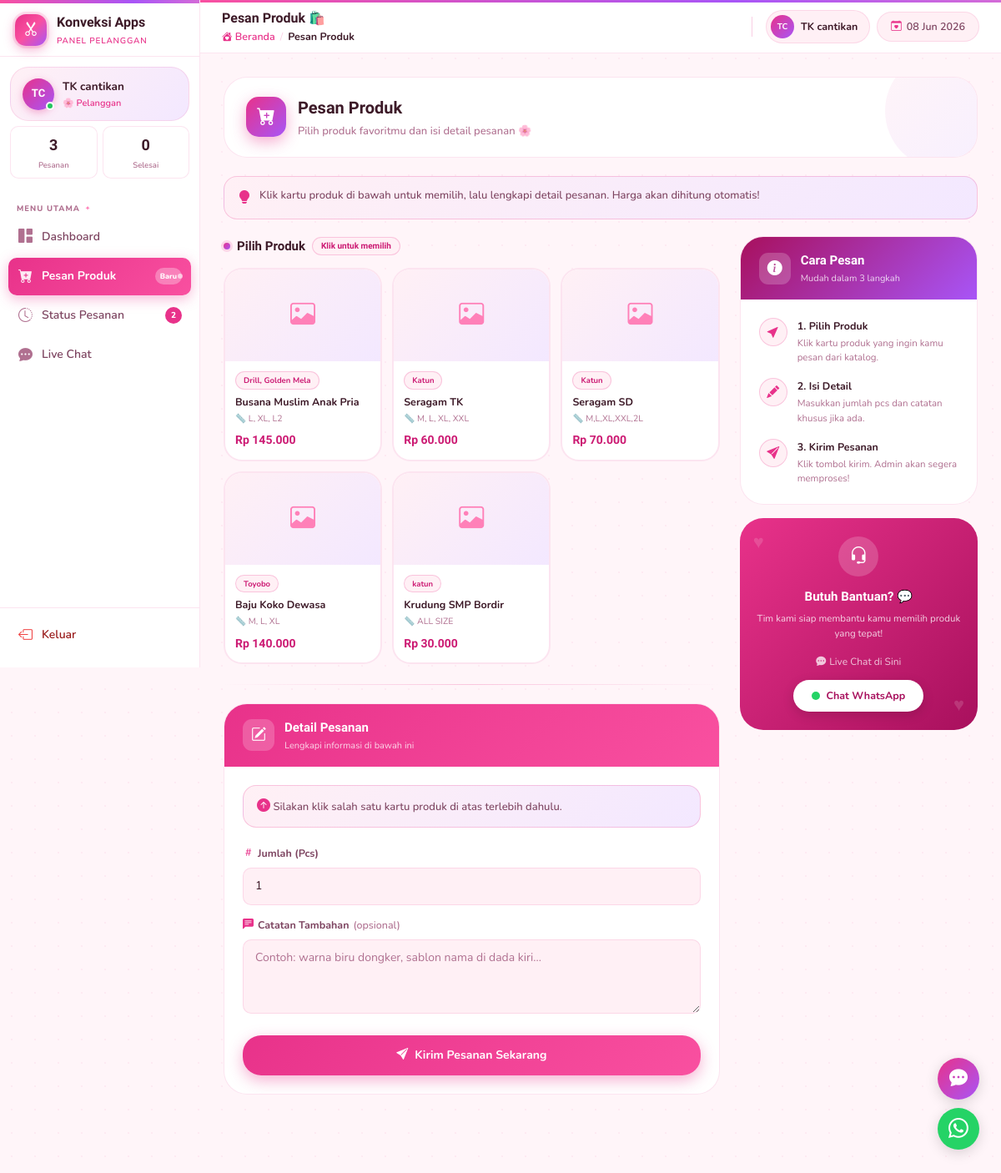
Screenshot of /pelanggan/pesan.php (signed in) with the database file from the repository.
### tables this page shows
CREATE TABLE `produk` (
  `ID_PRODUK` varchar(10) NOT NULL COMMENT 'ID unik untuk produk',
  `NAMA_PRODUK` varchar(25) NOT NULL COMMENT 'Nama produk',
  `JENIS_BAHAN` varchar(25) NOT NULL COMMENT 'Jenis bahan yang digunakan',
  `UKURAN` varchar(100) NOT NULL COMMENT 'Ukuran produk',
  `HARGA` decimal(10,2) NOT NULL COMMENT 'Harga produk'
);

### pelanggan/pesan.php (the view, shortened to what this page needs)
<?php
include "../config/koneksi.php";
$id_pelanggan = $_SESSION['id'];
$nama_user    = $_SESSION['user'];
$inisial      = strtoupper(substr($nama_user, 0, 1));
if (strpos($nama_user, ' ') !== false) {
    $parts   = explode(' ', $nama_user);
    $inisial = strtoupper(substr($parts[0],0,1).substr($parts[1],0,1));
}
$total_pesan   = mysqli_fetch_assoc(mysqli_query($koneksi, "SELECT COUNT(*) AS n FROM pesanan WHERE ID_PELANGGAN='$id_pelanggan'"))['n'];
$total_pending = mysqli_fetch_assoc(mysqli_query($koneksi, "SELECT COUNT(*) AS n FROM pesanan WHERE ID_PELANGGAN='$id_pelanggan' AND STATUS='Pending'"))['n'];
$total_selesai = mysqli_fetch_assoc(mysqli_query($koneksi, "SELECT COUNT(*) AS n FROM pesanan WHERE ID_PELANGGAN='$id_pelanggan' AND STATUS='Selesai'"))['n'];
$produk_query = mysqli_query($koneksi, "SELECT * FROM produk");
$produk_list  = [];
while ($p = mysqli_fetch_assoc($produk_query)) $produk_list[] = $p;
$selected_id = $_GET['id'] ?? '';
?>
<!DOCTYPE html>
<html lang="id">
<head>
<link href="https://cdn.jsdelivr.net/npm/bootstrap-icons@1.11.3/font/bootstrap-icons.css" rel="stylesheet">
<link href="https://cdn.jsdelivr.net/npm/bootstrap@5.3.0/dist/css/bootstrap.min.css" rel="stylesheet">
</head>
<body>
<aside class="sidebar">
    <a href="dashboard.php" class="sb-brand">
        <div class="brand-mark"><i class="bi bi-scissors"></i></div>
        <div><div class="brand-name">Konveksi Apps</div><div class="brand-sub">Panel Pelanggan</div></div>
    </a>
    <div class="sb-profile">
        <div class="owner-av"><?= $inisial ?></div>
        <div style="overflow:hidden;min-width:0">
            <div class="owner-name"><?= htmlspecialchars($nama_user) ?></div>
            <div class="owner-role">🌸 Pelanggan</div>
        </div>
    </div>
    <div class="sb-stats">
        <div class="sb-stat">
            <div class="sb-stat-n"><?= $total_pesan ?></div>
            <div class="sb-stat-l">Pesanan</div>
        </div>
        <div class="sb-stat">
            <div class="sb-stat-n"><?= $total_selesai ?></div>
            <div class="sb-stat-l">Selesai</div>
        </div>
    </div>
    <nav class="sb-nav">
        <div class="nav-group-label">Menu Utama</div>
        <a class="nav-item" href="dashboard.php"><i class="bi bi-grid-1x2-fill"></i> Dashboard</a>
        <a class="nav-item active" href="pesan.php">
            <i class="bi bi-cart-plus-fill"></i> Pesan Produk
            <span class="nav-pill pill-pink" style="font-size:9px;padding:1px 6px">Baru</span>
        </a>
        <a class="nav-item" href="status_pesanan.php">
            <i class="bi bi-clock-history"></i> Status Pesanan
            <?php if ($total_pending > 0): ?>
            <span class="nav-pill pill-pink"><?= $total_pending ?></span>
            <?php endif; ?>
        </a>
        <a class="nav-item" href="chat.php"><i class="bi bi-chat-dots-fill"></i> Live Chat</a>
    </nav>
    <div class="sb-footer">
        <a class="nav-item logout" href="../auth/logout.php"><i class="bi bi-box-arrow-left"></i> Keluar</a>
    </div>
</aside>
<header class="topbar">
    <div class="tb-greeting">
        <div class="tb-hello">Pesan Produk 🛍️</div>
        <div class="tb-breadcrumb">
            <a href="dashboard.php"><i class="bi bi-house-heart-fill"></i> Beranda</a>
            <span class="sep">/</span>
            <span class="cur">Pesan Produk</span>
        </div>
    </div>
    <div class="tb-actions">
        <div class="user-chip">
            <div class="user-chip-av"><?= $inisial ?></div>
            <div>
                <div class="user-chip-name"><?= htmlspecialchars($nama_user) ?></div>
            </div>
        </div>
        <div class="date-pill"><i class="bi bi-calendar-heart"></i> <?= date('d M Y') ?></div>
    </div>
</header>
<main class="main">
<div class="content anim">
    <div class="page-header">
        <div class="ph-icon"><i class="bi bi-cart-plus-fill"></i></div>
        <div style="position:relative;z-index:1">
            <div class="ph-title">Pesan Produk</div>
            <div class="ph-sub">Pilih produk favoritmu dan isi detail pesanan 🌸</div>
        </div>
    </div>
    <div class="tip-box">
        <i class="bi bi-lightbulb-fill"></i>
        <span>Klik kartu produk di bawah untuk memilih, lalu lengkapi detail pesanan. Harga akan dihitung otomatis!</span>
    </div>
    <div class="row g-4">
        <div class="col-lg-8">
            <div class="sec-title">
                <span class="sec-dot"></span> Pilih Produk
                <span class="sec-badge">Klik untuk memilih</span>
            </div>
            <div class="produk-grid" id="produkGrid">
            <?php foreach ($produk_list as $prd):
                $foto_path = "../uploads/produk/" . ($prd['FOTO_PRODUK'] ?? '');
                $ada_foto  = !empty($prd['FOTO_PRODUK']) && file_exists($foto_path);
                $is_sel    = ($selected_id == $prd['ID_PRODUK']) ? 'selected' : '';
            ?>
            <div class="produk-card <?= $is_sel ?>"
                 onclick="pilihProduk('<?= $prd['ID_PRODUK'] ?>','<?= addslashes($prd['NAMA_PRODUK']) ?>',<?= $prd['HARGA'] ?>,'<?= addslashes($prd['JENIS_BAHAN']) ?>','<?= addslashes($prd['UKURAN']) ?>')"
                 data-id="<?= $prd['ID_PRODUK'] ?>">
                <div class="produk-img">
                    <?php if ($ada_foto): ?>
                    <img src="<?= htmlspecialchars($foto_path) ?>" alt="<?= htmlspecialchars($prd['NAMA_PRODUK']) ?>">
                    <?php else: ?>
                    <i class="bi bi-image no-img"></i>
                    <?php endif; ?>
                </div>
                <div class="produk-body">
                    <span class="produk-bahan-tag"><?= htmlspecialchars($prd['JENIS_BAHAN']) ?></span>
                    <div class="produk-name" title="<?= htmlspecialchars($prd['NAMA_PRODUK']) ?>"><?= htmlspecialchars($prd['NAMA_PRODUK']) ?></div>
                    <div class="produk-ukuran">📏 <?= htmlspecialchars($prd['UKURAN']) ?></div>
                    <div class="produk-price">Rp <?= number_format($prd['HARGA'],0,',','.') ?></div>
                </div>
            </div>
            <?php endforeach; ?>
            </div>
            <div class="pink-divider"></div>
            <div class="form-card">
                <div class="form-card-hd">
                    <div class="fch-icon"><i class="bi bi-pencil-square"></i></div>
                    <div>
                        <div class="fch-title">Detail Pesanan</div>
                        <div class="fch-sub">Lengkapi informasi di bawah ini</div>
                    </div>
                </div>
                <div class="form-card-body">
                    <form action="proses_pesan.php" method="POST" id="formPesan">
                        <div id="noSelectWarning" style="display:<?= $selected_id ? 'none' : 'block' ?>" class="tip-box" style="margin-bottom:18px">
                            <i class="bi bi-arrow-up-circle-fill"></i>
                            <span>Silakan klik salah satu kartu produk di atas terlebih dahulu.</span>
                        </div>
                        <div style="margin-bottom:14px">
                            <label class="form-lbl"><i class="bi bi-hash"></i> Jumlah (Pcs)</label>
                            <input type="number" name="jumlah" id="input_jumlah" class="form-ctrl"
                                   min="1" value="1" required oninput="hitungTotal()" placeholder="Masukkan jumlah...">
                        </div>
                        <div style="margin-bottom:4px">
                            <label class="form-lbl"><i class="bi bi-chat-left-text-fill"></i> Catatan Tambahan <span style="font-weight:500;color:var(--text3)">(opsional)</span></label>
                            <textarea name="catatan" class="form-ctrl" rows="3"
                                      placeholder="Contoh: warna biru dongker, sablon nama di dada kiri..."></textarea>
                        </div>
                        <button type="submit" class="btn-pesan">
                            <i class="bi bi-send-fill"></i> Kirim Pesanan Sekarang
                        </button>
                    </form>
                </div>
            </div>
        </div>
        <div class="col-lg-4">
            <div class="form-card" style="margin-bottom:16px">
                <div class="form-card-hd purple">
                    <div class="fch-icon"><i class="bi bi-info-circle-fill"></i></div>
                    <div>
                        <div class="fch-title">Cara Pesan</div>
                        <div class="fch-sub">Mudah dalam 3 langkah</div>
                    </div>
                </div>
                <div class="form-card-body">
                    <?php
                    $steps = [
                        ['bi-cursor-fill','Pilih Produk','Klik kartu produk yang ingin kamu pesan dari katalog.'],
                        ['bi-pencil-fill','Isi Detail','Masukkan jumlah pcs dan catatan khusus jika ada.'],
                        ['bi-send-fill','Kirim Pesanan','Klik tombol kirim. Admin akan segera memproses!'],
                    ];
                    foreach ($steps as $i => $s): ?>
                    <div class="step-item">
                        <div class="step-num"><i class="bi <?= $s[0] ?>"></i></div>
                        <div>
                            <div class="step-title"><?= $i+1 ?>. <?= $s[1] ?></div>
                            <div class="step-sub"><?= $s[2] ?></div>
                        </div>
                    </div>
                    <?php endforeach; ?>
                </div>
            </div>
            <div class="contact-card">
                <div class="cc-icon"><i class="bi bi-headset"></i></div>
                <div class="cc-title">Butuh Bantuan? 💬</div>
                <div class="cc-sub">Tim kami siap membantu kamu memilih produk yang tepat!</div>
                <a href="chat.php" class="cc-chat-link"><i class="bi bi-chat-dots-fill me-1"></i>Live Chat di Sini</a>
                <a href="https://wa.me/62895414630496" target="_blank" class="cc-wa-btn">
                    <div class="wa-dot"></div> Chat WhatsApp
                </a>
            </div>
        </div>
    </div>
</div>
</main>
<a href="chat.php" class="float-btn float-chat" title="Live Chat">
    <i class="bi bi-chat-dots-fill" style="font-size:22px;color:#fff"></i>
</a>
<a href="https://wa.me/62895414630496" target="_blank" class="float-btn float-wa" title="WhatsApp">
    <i class="bi bi-whatsapp" style="font-size:24px;color:#fff"></i>
</a>
</body>
</html>

### rows the page displays
produk: JENIS_BAHAN "Drill, Golden Mela", NAMA_PRODUK "Busana Muslim Anak Pria", UKURAN "L, XL, L2", HARGA "145.000"
produk: JENIS_BAHAN "Katun", NAMA_PRODUK "Seragam TK", UKURAN "M, L, XL, XXL", HARGA "60.000"
produk: JENIS_BAHAN "Katun", NAMA_PRODUK "Seragam SD", UKURAN "M,L,XL,XXL,2L", HARGA "70.000"
produk: JENIS_BAHAN "Toyobo", NAMA_PRODUK "Baju Koko Dewasa", UKURAN "M, L, XL", HARGA "140.000"
produk: JENIS_BAHAN "katun", NAMA_PRODUK "Krudung SMP Bordir", UKURAN "ALL SIZE", HARGA "30.000"

### other values shown
$inisial "TC"
$nama_user "TK cantikan"
$total_pesan "3"
$total_selesai "0"
$total_pending "2"
$s[1] "Pilih Produk"
$s[2] "Klik kartu produk yang ingin kamu pesan dari katalog."
$s[1] "Isi Detail"
$s[2] "Masukkan jumlah pcs dan catatan khusus jika ada."
$s[1] "Kirim Pesanan"
$s[2] "Klik tombol kirim. Admin akan segera memproses!"
